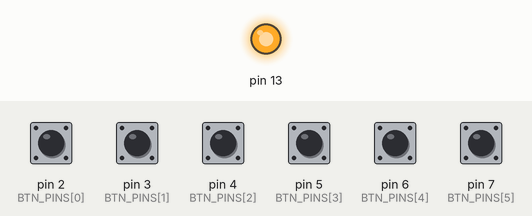
The sketch below on a simulated SparkFun Pro Micro, built with avr-gcc and run on an emulated ATmega32U4. Shown: output pins drawn as LEDs (lit = HIGH). The inputs (shaded band) are chosen by the test bench; at power-on: pin 2 (BTN_PINS[0]), pin 3 (BTN_PINS[1]), pin 4 (BTN_PINS[2]), pin 5 (BTN_PINS[3]), pin 6 (BTN_PINS[4]), pin 7 (BTN_PINS[5]) HIGH. What the sketch prints to the serial monitor is not drawn.

Above: at 0.01 s.
At 1.8 s:
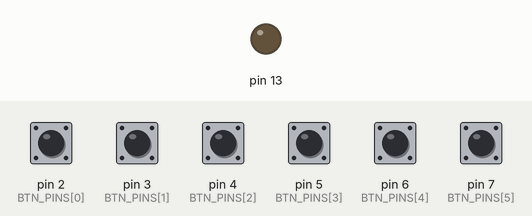
1.9 s: pin 2 (BTN_PINS[0]) pulled LOW for 0.15 s
Timing chart, 0 to 4.9 s (numbered marks = the images above; inputs shaded):
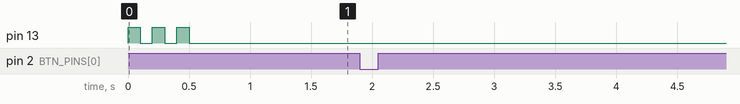

The sketch:

KeyvoraFirmware.ino
```cpp
/*
 * Keyvora Firmware
 * ATmega32U4 - Arduino Pro Micro (5V/16MHz)
 *
 * Lightweight event-driven button reader.
 * Only sends button press events via USB Serial.
 * All business logic is handled on the PC side.
 */

// ============================================================
// Pin Configuration
// ============================================================
constexpr uint8_t BTN_COUNT = 6;

constexpr uint8_t BTN_PINS[BTN_COUNT] = { 2, 3, 4, 5, 6, 7 };

// Reserved for future expansion
constexpr uint8_t BTN_FUTURE_PINS[2] = { 8, 9 };

// ============================================================
// Debounce Configuration
// ============================================================
constexpr unsigned long DEBOUNCE_DELAY_MS = 50;

// ============================================================
// State
// ============================================================
struct ButtonState {
  uint8_t pin;
  bool lastState;
  bool currentState;
  unsigned long lastDebounceTime;
};

ButtonState g_buttons[BTN_COUNT];

// ============================================================
// Initialization
// ============================================================
void setup() {
  Serial.begin(115200);

  for (uint8_t i = 0; i < BTN_COUNT; i++) {
    g_buttons[i].pin = BTN_PINS[i];
    g_buttons[i].lastState = HIGH;       // INPUT_PULLUP → HIGH = released
    g_buttons[i].currentState = HIGH;
    g_buttons[i].lastDebounceTime = 0;

    pinMode(BTN_PINS[i], INPUT_PULLUP);
  }

  // Future pins as INPUT_PULLUP (ready without conflict)
  for (uint8_t i = 0; i < 2; i++) {
    pinMode(BTN_FUTURE_PINS[i], INPUT_PULLUP);
  }

  // Startup blink: PC-side knows device is ready
  pinMode(LED_BUILTIN, OUTPUT);
  for (uint8_t i = 0; i < 3; i++) {
    digitalWrite(LED_BUILTIN, HIGH);
    delay(100);
    digitalWrite(LED_BUILTIN, LOW);
    delay(100);
  }
}

// ============================================================
// Main Loop
// ============================================================
void loop() {
  unsigned long now = millis();

  for (uint8_t i = 0; i < BTN_COUNT; i++) {
    ButtonState& btn = g_buttons[i];
    bool rawState = digitalRead(btn.pin);

    // Debounce: state must be stable for DEBOUNCE_DELAY_MS
    if (rawState != btn.lastState) {
      btn.lastDebounceTime = now;
    }

    if ((now - btn.lastDebounceTime) > DEBOUNCE_DELAY_MS) {
      if (rawState != btn.currentState) {
        btn.currentState = rawState;

        // Only send event on PRESS (LOW = pressed with INPUT_PULLUP)
        if (btn.currentState == LOW) {
          Serial.print(F("BTN_"));
          Serial.println(i + 1);
        }
      }
    }

    btn.lastState = rawState;
  }

  // Small delay to prevent tight-loop saturation
  // Keeps CPU available for serial TX
  delay(5);
}
```

Measured:
- after the input at 1.9 s, every drawn part: stays the same
